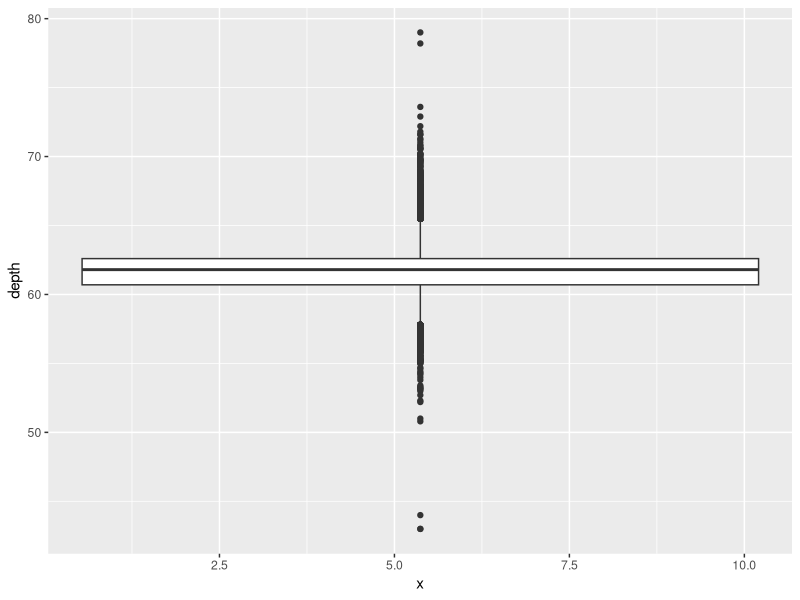
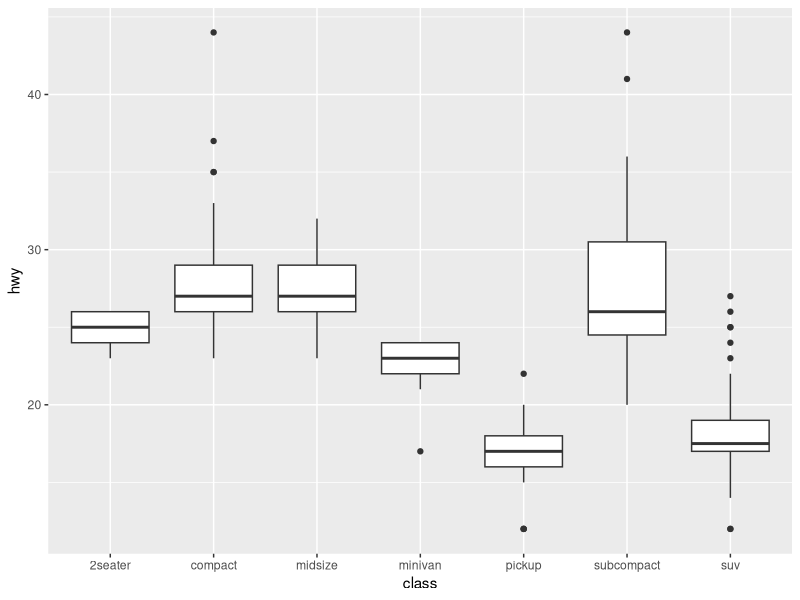
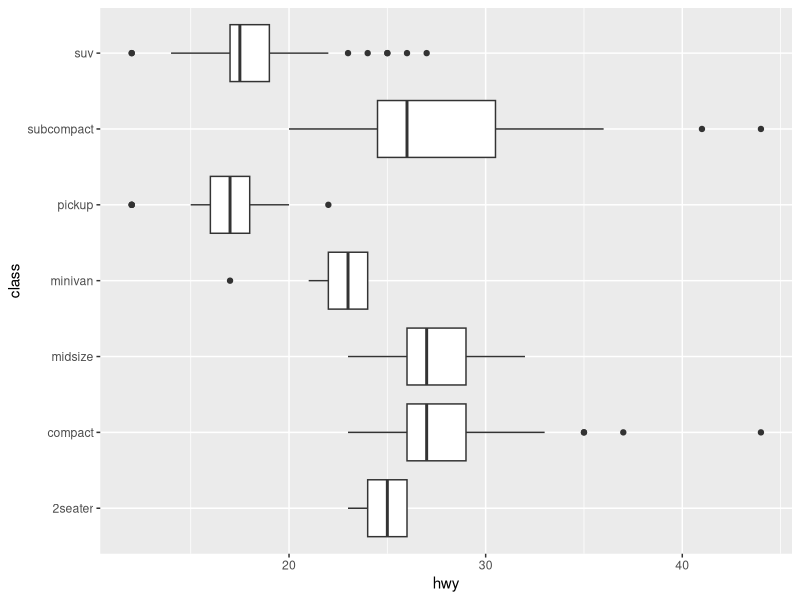
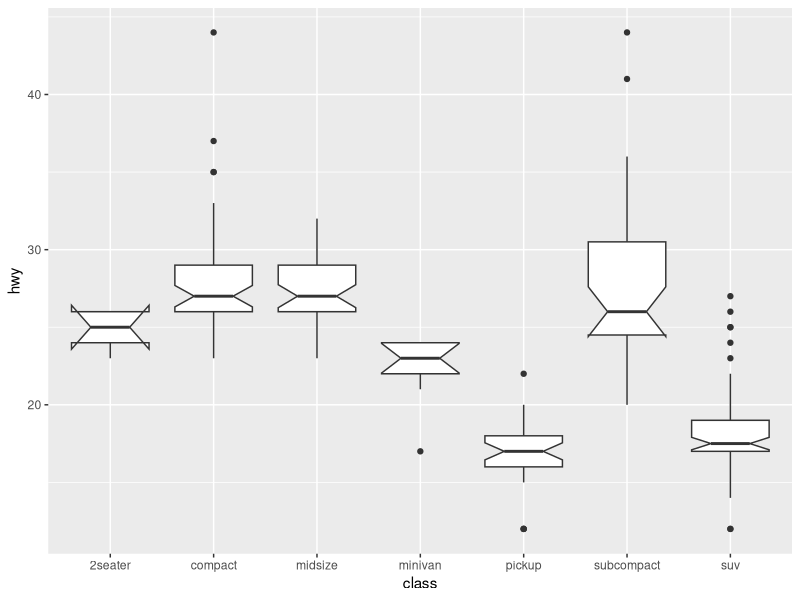
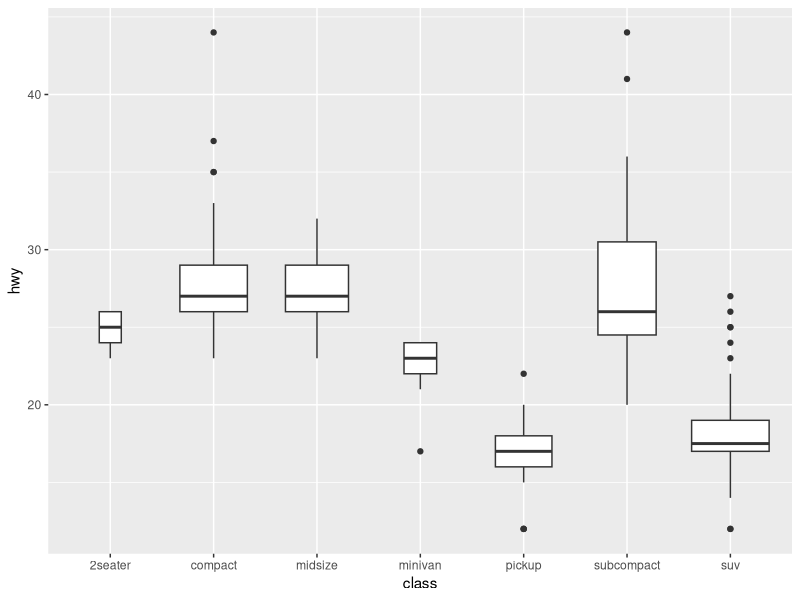
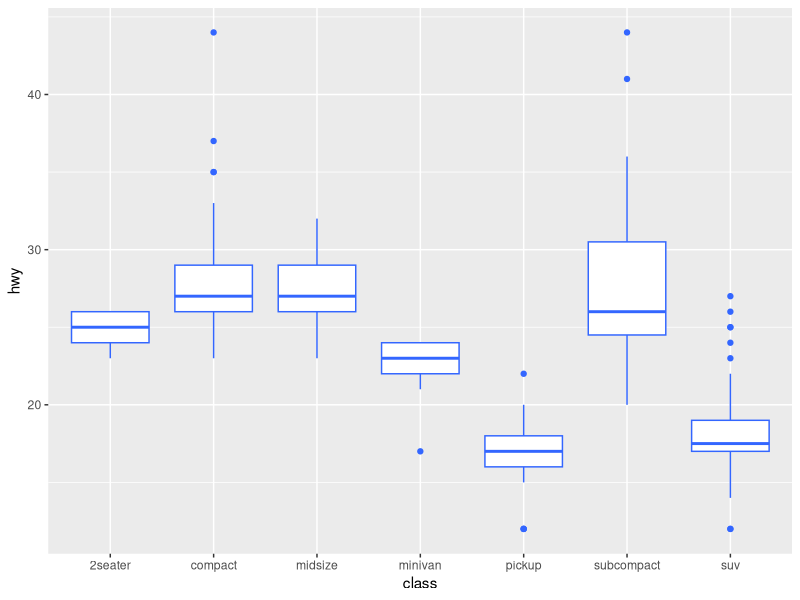
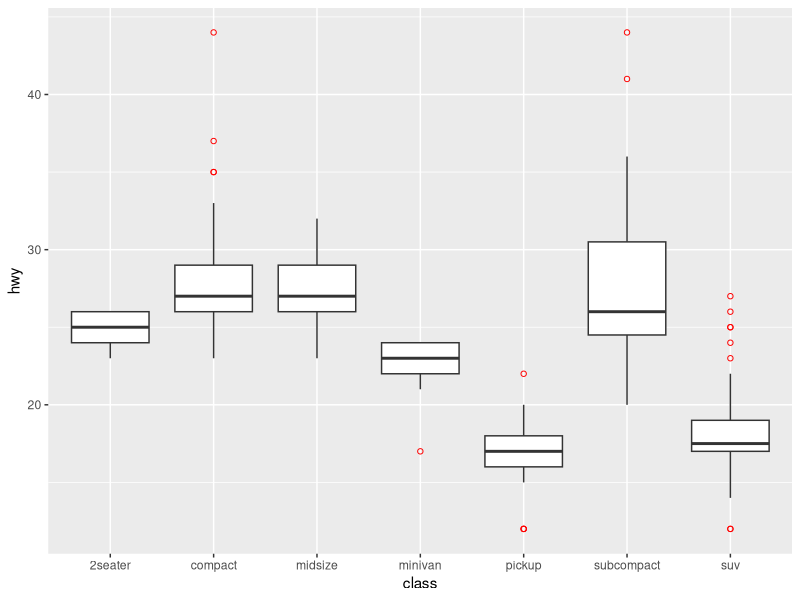
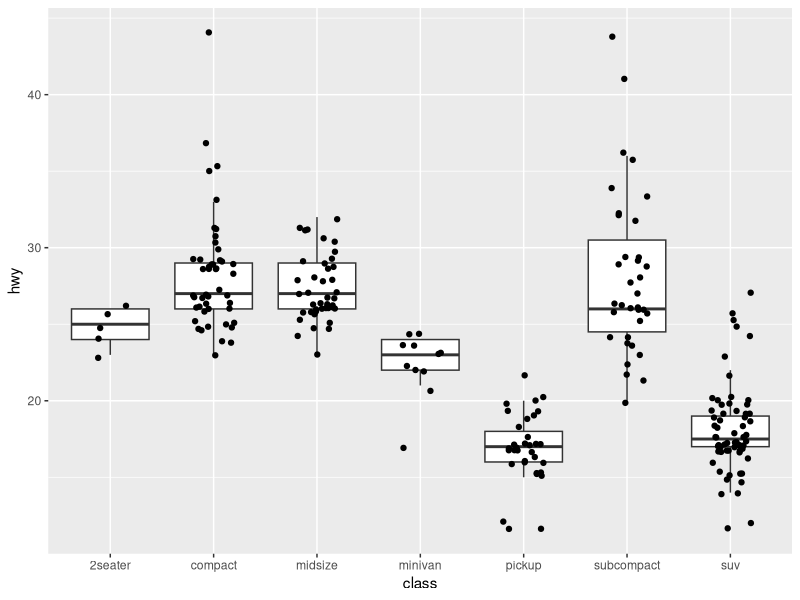

Reproduce these figures in R, in order.
#24-0730 tuesday 00:02

#
library(tidyverse)

#
diamonds |> 
  count(carat, depth, x, sort = T) |> 
  ggplot(aes(x = x, y = depth, fill = n)) +
  #geom_tile()
  #geom_point(alpha = .1)
  geom_boxplot()

example("geom_boxplot")
example("stat_boxplot")
?geom_boxplot
?stat_boxplot()

#
diamonds |> 
  colnames()
diamonds

#
diamonds |> 
  ggplot(aes(x = x, y = x)) +
  geom_boxplot(outlier.colour = "red") +
  scale_y_continuous(breaks = c(0:12)) +
  geom_point()

diamonds$x |> IQR() #1.83
diamonds$x |> range()  #0 ~ 10.74
diamonds$x |> min()
diamonds$x |> max()
summary(diamonds) # 1st Q 4.710 3st Q 6.540
1.83 * (5.540)
6.540 + (1.83 * 1.5)
4.710 - (1.83 * 1.5)  

